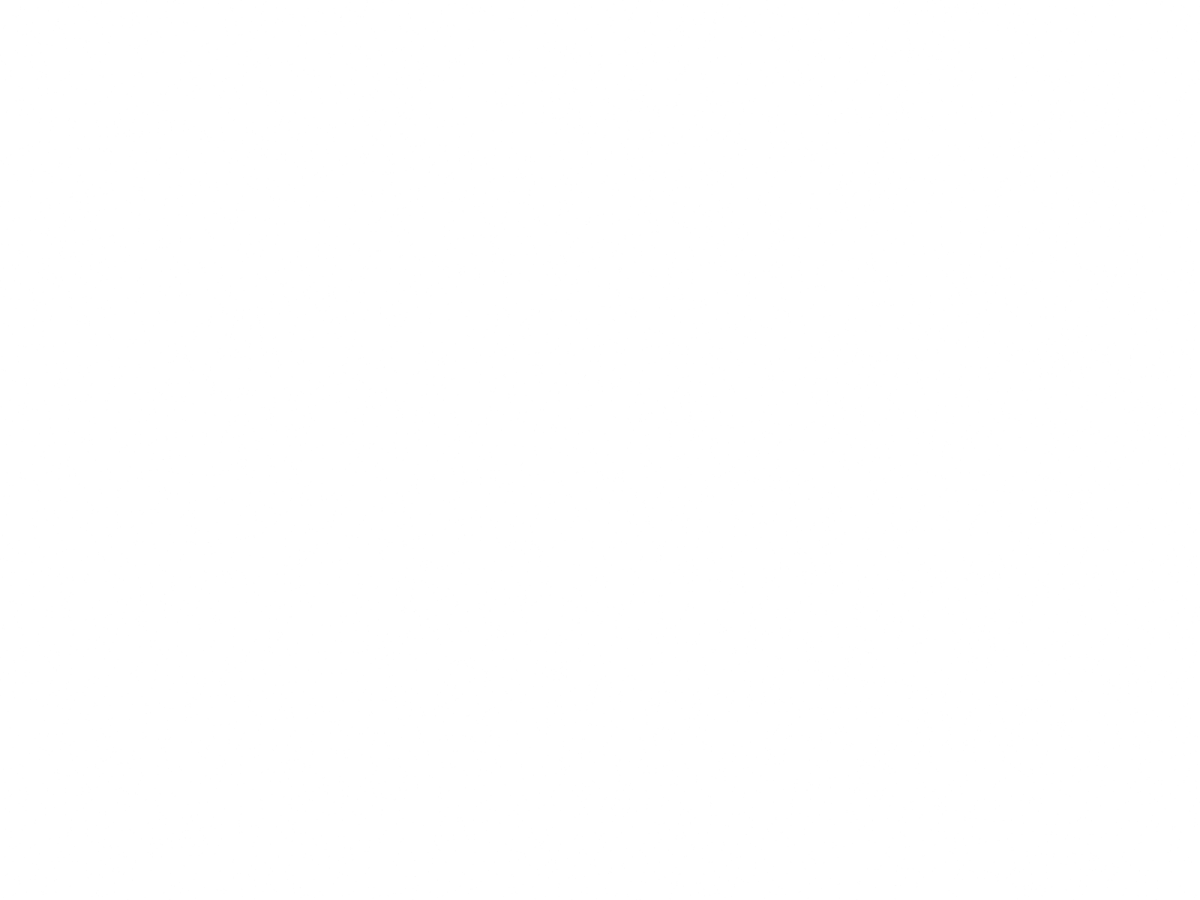
Frame 1 (no input)
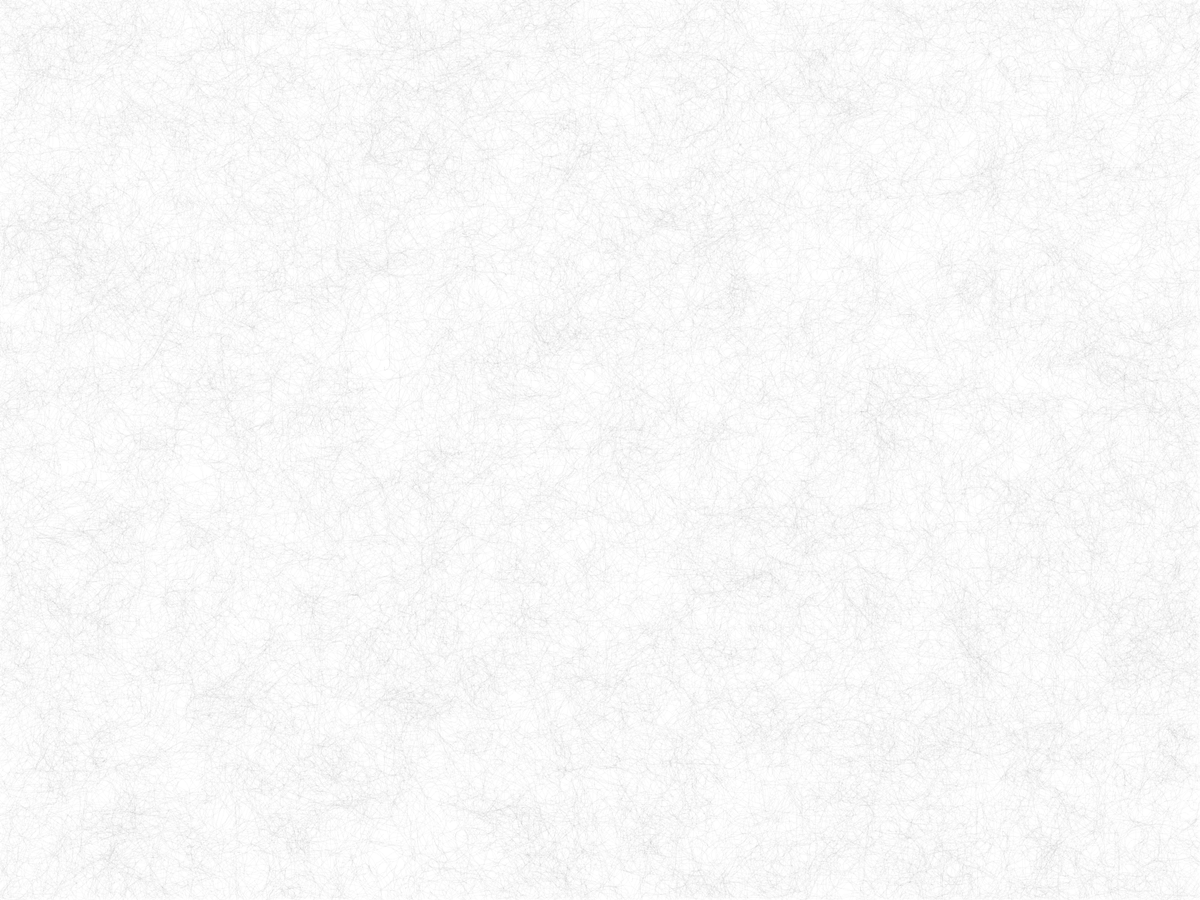
Frame 60 (the mouse pressed at the canvas centre just before this capture)
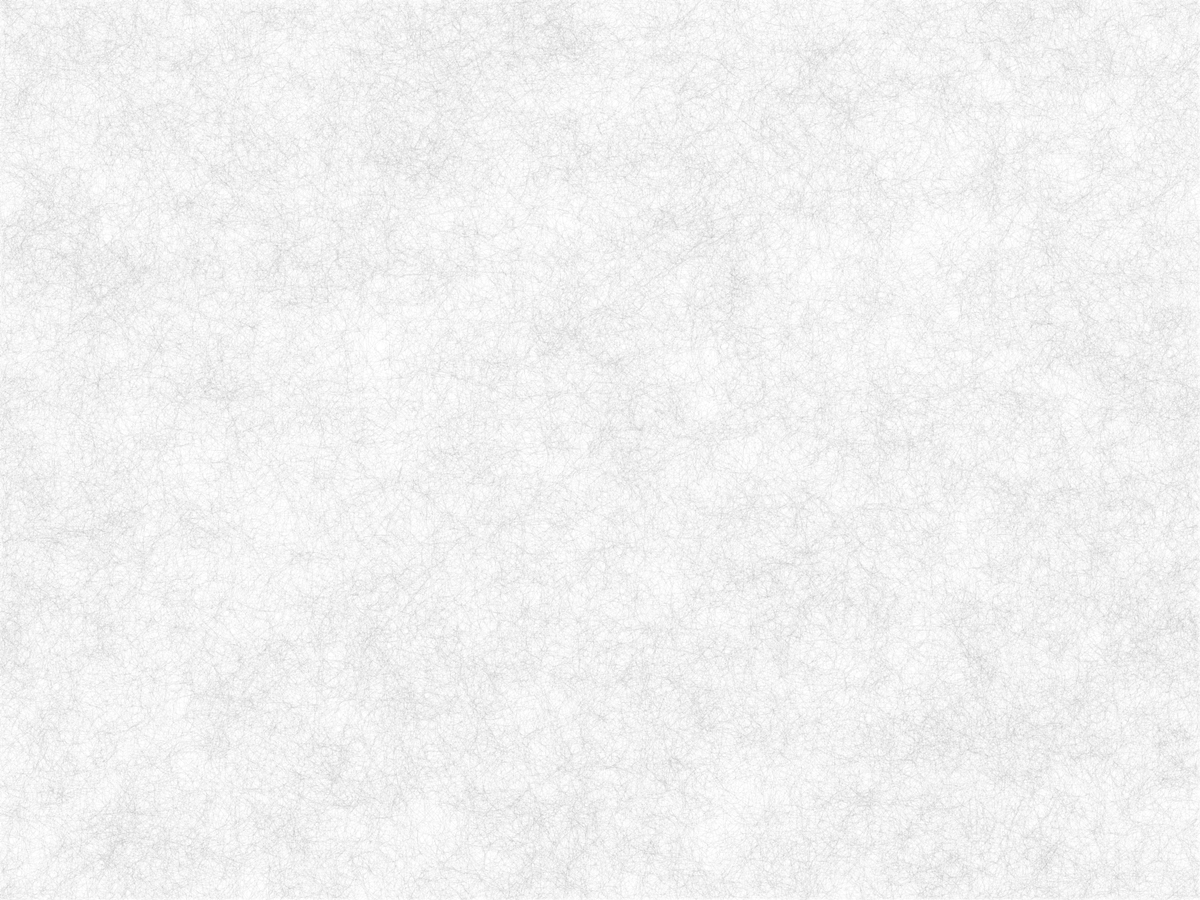
Frame 120 (the mouse held since frame 60 and released just before this capture)

The Processing sketch that drew these frames (run headless with seeded random() and noise(); from frame 60 on, the mouse is pressed at the canvas centre):

// Processing sketch: Flow_Field
// ── Flow_Field.pde
FlowField flowfield;
ArrayList<Particle> particles;

boolean debug = false;

void setup() {
  fullScreen();
  
  flowfield = new FlowField(10);
  flowfield.update();
  
  particles = new ArrayList<Particle>();
  for (int i = 0; i < 10000; i++) {
    PVector start = new PVector(random(width), random(height));
    particles.add(new Particle(start, random(2, 8)));
  }
  background(255);
}

void draw() {
  
  flowfield.update();
  
  if (debug) flowfield.display();
  
  for (Particle p : particles) {
    p.follow(flowfield);
    p.run();
  }
}

// ── Particle.pde
class Particle {
  PVector pos;
  PVector vel;
  PVector acc;
  PVector previousPos;
  float maxSpeed;
  
  Particle(PVector start, float maxspeed) {
    maxSpeed = maxspeed;
    pos = start;
    vel = new PVector(0, 0);
    acc = new PVector(0, 0);
    previousPos = pos.copy();
  }
  
  void run() {
    update();
    edges();
    show();
  }
  
  void update() {
    pos.add(vel);
    vel.limit(maxSpeed);
    vel.add(acc);
    acc.mult(0);    
  }
  
  void applyForce(PVector force) {
    acc.add(force); 
  }
  
  void show() {
    stroke(0,5);
    strokeWeight(1);
    line(pos.x, pos.y, previousPos.x, previousPos.y);
    updatePreviousPos();
  }
  void edges() {
    if (pos.x > width) {
      pos.x = 0;
      updatePreviousPos();
    }  
    if (pos.x < 0) {
      pos.x = width;
      updatePreviousPos();
    }
    if (pos.y > height) {
      pos.y = 0;
      updatePreviousPos();
    }  
    if (pos.y < 0) {
      pos.y = height;
      updatePreviousPos();
    }
  }
  void updatePreviousPos() {
    this.previousPos.x = pos.x;
    this.previousPos.y = pos.y;  
  }
  
  void follow(FlowField flowfield) {
    int x = floor(pos.x / flowfield.scl);
    int y = floor(pos.y / flowfield.scl);
    int index = x + y * flowfield.cols;  
  
  PVector force = flowfield.vectors[index];
  applyForce(force);
  }
}

// ── flowfield.pde
class FlowField {
  PVector[] vectors;
  int cols, rows;
  float inc = 0.1;
  float zoff = 0;
  int scl;
  
  FlowField(int res) {
    scl = res;
    cols = floor(width / res) + 1;
    rows = floor(height / res) + 1;
    vectors = new PVector[cols * rows]; 
  }
  
  void update() {
    float xoff = 0;
    for (int y = 0; y < rows; y++) {
      float yoff = 0;
      for (int x = 0; x < cols; x++) {
        float angle = noise(xoff, yoff, zoff) * TWO_PI * 4;
        
        PVector v = PVector.fromAngle(angle);
        v.setMag(1);
        int index = x + y * cols;
        vectors[index] = v;
        
        xoff += inc;
      }
      yoff += inc;
    }
    zoff += inc;
  }
  
  void display() {
    for (int y = 0; y < rows; y++) {
      for (int x = 0; x < cols; x++) {
        int index = x + y * cols;
        PVector v = vectors[index];

        stroke(0, 0, 0, 40);
        strokeWeight(0.1);
        pushMatrix();
        
        translate(x * scl, y * scl);
        rotate(v.heading());
        line(0, 0, scl, 0);
        
        popMatrix();
      }
    }
  }
}
